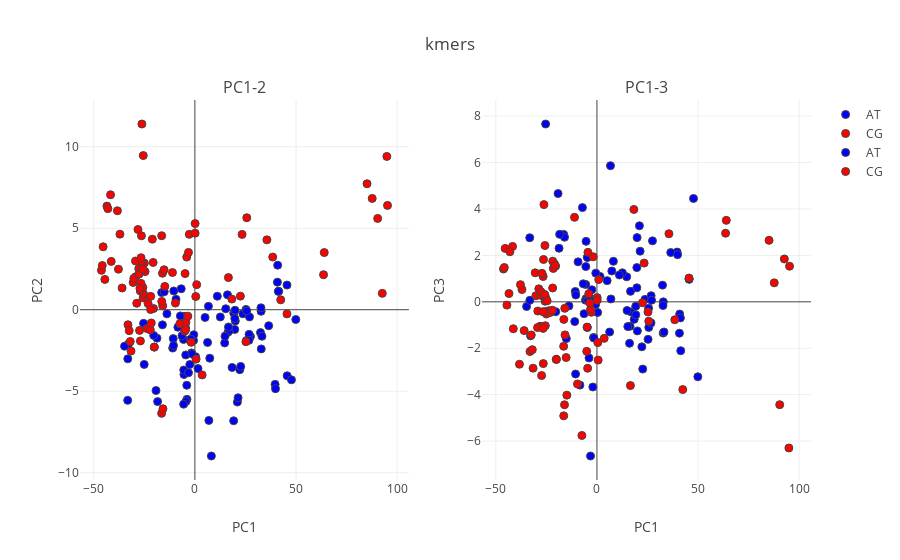

The cell this chart's notebook holds for it:
### Markdown cell above
## Analysis 

> 1. comparison of kmer frequency spectrum using PCA

### Code cell
from sklearn.decomposition import PCA
from plotly.subplots import make_subplots
from plotly import tools

n_comp= 3

pca = PCA(n_components=n_comp, whiten=False,svd_solver='randomized')
features = pca.fit_transform(count_norm_array)

var_comps= pca.explained_variance_ratio_


from sklearn.decomposition import PCA

###

mut_indices= {
    z:[x for x in range(len(mut_list)) if mut_list[x][1] in z] for z in ['AT','CG']
}

col_mut= {
    'AT': 'blue',
    'CG': 'red'
}
#
'''
mut_indices= [str(int('CG' in x)) for x in mut_list]
mut_indices= {
    z:[x for x in range(len(mut_indices)) if mut_indices[x] == z] for z in ['0','1']
}

col_mut= {
    '0': 'blue',
    '1': 'red'
}
'''
###

titles= ['PC1-2','PC1-3']
fig_subplots = tools.make_subplots(rows= 1, cols=2,
                             subplot_titles=tuple(titles))

for col in range(1,3):
    fig_data= [go.Scatter(
            x= features[mut_indices[i],0],
            y= features[mut_indices[i],col],
            mode= "markers",
            text= [mut_list[x] for x in mut_indices[i]],
            marker= {
            'color': col_mut[i],
            'line': {'width': 1},
            'size': 8,
            'symbol': 'circle',
          "opacity": 1
          },
            name= str(i)
        ) for i in list(mut_indices.keys())]
    
    for trace1 in fig_data:
        fig_subplots.append_trace(trace1, 1, col)
        
    fig_subplots.update_xaxes(title= 'PC1')

    fig_subplots.update_yaxes(title= 'PC' + str(col + 1),row=1, col=col)

layout = go.Layout(
    margin=dict(
        l=0,
        r=0,
        b=0,
        t=0
    ),
    yaxis=dict(
        title='PC2: {}'.format(round(var_comps[1],3))),
    xaxis=dict(
    title= 'PC1: {}'.format(round(var_comps[0],3)))
)


fig = go.Figure(data=fig_subplots, layout=layout)
fig['layout'].update(title= 'kmers')
iplot(fig)

### Figure 1 — Plotly figure (JSON) as saved in the notebook; plotly's stock layout.template omitted (floating-point values rounded to 4 significant figures)
{"data": [{"marker": {"color": "blue", "line": {"width": 1}, "opacity": 1, "size": 8, "symbol": "circle"}, "mode": "markers", "name": "AT", "text": ["AAA_C", "AAA_G", "AAA_T", "AAC_C", "AAC_G", "AAC_T", "AAG_C", "AAG_G", "AAG_T", "AAT_C", "AAT_G", "AAT_T", "ATA_A", "ATA_C", "ATA_G", "ATC_A", "ATC_C", "ATC_G", "ATG_A", "ATG_C", "ATG_G", "ATT_A", "ATT_C", "ATT_G", "CAA_C", "CAA_G", "CAA_T", "CAC_C", "CAC_G", "CAC_T", "CAG_C", "CAG_G", "CAG_T", "CAT_C", "CAT_G", "CAT_T", "CTA_A", "CTA_C", "CTA_G", "CTC_A", "CTC_C", "CTC_G", "CTG_A", "CTG_C", "CTG_G", "CTT_A", "CTT_C", "CTT_G", "GAA_C", "GAA_G", "GAA_T", "GAC_C", "GAC_G", "GAC_T", "GAG_C", "GAG_G", "GAG_T", "GAT_C", "GAT_G", "GAT_T", "GTA_A", "GTA_C", "GTA_G", "GTC_A", "GTC_C", "GTC_G", "GTG_A", "GTG_C", "GTG_G", "GTT_A", "GTT_C", "GTT_G", "TAA_C", "TAA_G", "TAA_T", "TAC_C", "TAC_G", "TAC_T", "TAG_C", "TAG_G", "TAG_T", "TAT_C", "TAT_G", "TAT_T", "TTA_A", "TTA_C", "TTA_G", "TTC_A", "TTC_C", "TTC_G", "TTG_A", "TTG_C", "TTG_G", "TTT_A", "TTT_C", "TTT_G"], "type": "scatter", "uid": "b4361739-5510-4956-ae60-e1bd316d6637", "x": [-5.417, 19.98, -4.602, 22.21, 14.73, 6.692, -32.84, 32.83, 16.12, 1.534, -10.98, -5.623, -13.84, 6.265, 39.65, -16.44, 12.57, 16.36, -18.74, 25.28, -3.926, -5.385, -10.71, 0.3372, -4.419, 40.93, -1.689, -6.377, 41.44, -0.6786, -33.24, 32.75, -4.751, -5.506, 23.74, -20.38, -2.521, 36.49, -19.24, -9.344, 27.47, -25.39, -4.965, 32.67, -34.79, 19.72, 32.43, -33.18, 18.41, 25.54, -10.56, 45.55, 26.79, -4.762, -25.06, 27.01, -8.42, 15.26, 11.1, -16.04, -0.5649, 16.93, 45.61, -7.177, 25.63, 49.9, -2.373, 40.81, -4.536, 7.36, 14.89, 22.66, 19.18, 19.22, 6.902, 47.76, 16.61, -2.02, -18.44, 33.17, -3.174, 39.86, 5.03, -15.15, 8.144, 19.85, 21.01, -10.45, 26.74, 21.35, -1.509, 41.28, -5.569, -6.757, 19.73, -4.017], "xaxis": "x", "y": [-3.976, -0.6914, -1.132, -3.679, -2.04, 0.2078, -2.102, -2.406, 0.913, -3.61, -2.353, -1.824, -0.255, -2.008, -4.58, 1.051, -0.445, -1.387, -1.743, 0.01748, -5.501, -0.4039, -1.773, -2.882, -5.629, 2.731, -2.65, -1.601, 1.128, -1.884, -5.561, -0.09694, -0.6228, -3.7, -0.2515, -1.578, -3.363, -0.9826, -4.958, 0.6412, -1.648, -0.8382, -0.9849, 0.1152, -2.238, -1.209, -1.406, -3.014, -3.545, -1.894, -2.202, 1.511, -1.511, -0.586, -3.357, -0.4422, -1.074, 0.05909, 0.8277, -0.9289, -1.538, -1.292, -4.053, -0.3812, -0.07568, -0.6013, -1.885, 1.691, -2.776, -2.974, -1.624, -3.481, -6.815, -0.2159, -6.792, -4.302, -1.06, -1.8, -5.638, -1.629, -3.864, -4.847, -0.4754, 1.104, -8.976, -0.03433, -5.665, 1.152, -1.875, -5.402, -2.7, 1.126, -5.797, 1.284, -0.5386, -4.635], "yaxis": "y"}, {"marker": {"color": "red", "line": {"width": 1}, "opacity": 1, "size": 8, "symbol": "circle"}, "mode": "markers", "name": "CG", "text": ["ACA_A", "ACA_G", "ACA_T", "ACC_A", "ACC_G", "ACC_T", "ACG_A", "ACG_G", "ACG_T", "ACT_A", "ACT_G", "ACT_T", "AGA_A", "AGA_C", "AGA_T", "AGC_A", "AGC_C", "AGC_T", "AGG_A", "AGG_C", "AGG_T", "AGT_A", "AGT_C", "AGT_T", "CCA_A", "CCA_G", "CCA_T", "CCC_A", "CCC_G", "CCC_T", "CCG_A", "CCG_G", "CCG_T", "CCT_A", "CCT_G", "CCT_T", "CGA_A", "CGA_C", "CGA_T", "CGC_A", "CGC_C", "CGC_T", "CGG_A", "CGG_C", "CGG_T", "CGT_A", "CGT_C", "CGT_T", "GCA_A", "GCA_G", "GCA_T", "GCC_A", "GCC_G", "GCC_T", "GCG_A", "GCG_G", "GCG_T", "GCT_A", "GCT_G", "GCT_T", "GGA_A", "GGA_C", "GGA_T", "GGC_A", "GGC_C", "GGC_T", "GGG_A", "GGG_C", "GGG_T", "GGT_A", "GGT_C", "GGT_T", "TCA_A", "TCA_G", "TCA_T", "TCC_A", "TCC_G", "TCC_T", "TCG_A", "TCG_G", "TCG_T", "TCT_A", "TCT_G", "TCT_T", "TGA_A", "TGA_C", "TGA_T", "TGC_A", "TGC_C", "TGC_T", "TGG_A", "TGG_C", "TGG_T", "TGT_A", "TGT_C", "TGT_T"], "type": "scatter", "uid": "983a4b6f-83f7-43d3-8c37-57b84c69d08f", "x": [-4.041, 25.24, -15.91, -25.62, 3.586, -20.47, 63.62, 87.69, -16.45, -11.09, -5.048, 0.4277, -29.25, -20.09, -37.07, -24.99, -14.88, -26.53, -23.76, -44.52, -2.796, 0.8852, -4.443, -9.628, 0.1101, -36.0, -28.76, -26.21, -45.38, -23.15, 90.39, -16.42, -27.37, -3.173, -46.21, -25.72, -33.1, 35.6, 42.45, -31.97, 92.68, 23.33, -26.93, -16.04, 95.25, -15.78, 85.12, 63.97, -28.14, 16.57, -25.39, -41.37, -7.434, -30.53, 25.65, 94.93, -31.59, -26.43, -15.24, -24.64, -26.98, -21.9, -41.71, -30.19, -4.605, -43.51, -22.05, -45.8, -25.53, -21.58, 0.6038, -26.6, -21.05, -3.499, -27.75, -43.04, -21.86, -27.69, 45.53, 38.49, -32.48, -38.31, -20.05, -29.38, -26.63, -1.838, -20.64, -25.83, 18.27, -26.63, -27.17, -37.81, 0.1094, -16.38, 22.5, -4.85], "xaxis": "x", "y": [3.23, -1.961, 0.2406, 0.7217, -3.998, 0.07249, 2.148, 6.828, -6.359, 2.28, -1.316, 0.8082, 2.025, -2.296, 4.635, 2.859, 1.431, 2.887, -1.153, 1.86, 4.624, 1.537, -0.7749, 0.4076, 4.699, 1.333, 0.3965, 11.39, 3.86, 0.3751, 5.599, 4.54, -1.27, 3.517, 2.415, 1.364, -0.921, 4.285, 0.6084, -1.953, 1.003, 4.621, -1.917, 2.238, 6.4, -6.08, 7.728, 3.506, 4.922, 1.971, 0.9687, 2.965, -0.8577, 1.672, 5.643, 9.404, -2.536, 4.533, 2.452, 2.337, 1.147, 0.009801, 7.052, 1.923, -1.226, 6.356, -1.239, 2.711, 9.458, -0.8131, -3.031, 2.823, 4.328, -0.3957, 2.52, 6.201, 0.8193, 2.18, -0.2558, 3.231, -1.285, 6.071, -2.29, 2.987, 1.616, -2.0, 2.901, 2.496, 0.6533, 3.188, 1.312, 2.488, 5.285, 0.5092, 0.833, 2.217], "yaxis": "y"}, {"marker": {"color": "blue", "line": {"width": 1}, "opacity": 1, "size": 8, "symbol": "circle"}, "mode": "markers", "name": "AT", "text": ["AAA_C", "AAA_G", "AAA_T", "AAC_C", "AAC_G", "AAC_T", "AAG_C", "AAG_G", "AAG_T", "AAT_C", "AAT_G", "AAT_T", "ATA_A", "ATA_C", "ATA_G", "ATC_A", "ATC_C", "ATC_G", "ATG_A", "ATG_C", "ATG_G", "ATT_A", "ATT_C", "ATT_G", "CAA_C", "CAA_G", "CAA_T", "CAC_C", "CAC_G", "CAC_T", "CAG_C", "CAG_G", "CAG_T", "CAT_C", "CAT_G", "CAT_T", "CTA_A", "CTA_C", "CTA_G", "CTC_A", "CTC_C", "CTC_G", "CTG_A", "CTG_C", "CTG_G", "CTT_A", "CTT_C", "CTT_G", "GAA_C", "GAA_G", "GAA_T", "GAC_C", "GAC_G", "GAC_T", "GAG_C", "GAG_G", "GAG_T", "GAT_C", "GAT_G", "GAT_T", "GTA_A", "GTA_C", "GTA_G", "GTC_A", "GTC_C", "GTC_G", "GTG_A", "GTG_C", "GTG_G", "GTT_A", "GTT_C", "GTT_G", "TAA_C", "TAA_G", "TAA_T", "TAC_C", "TAC_G", "TAC_T", "TAG_C", "TAG_G", "TAG_T", "TAT_C", "TAT_G", "TAT_T", "TTA_A", "TTA_C", "TTA_G", "TTC_A", "TTC_C", "TTC_G", "TTG_A", "TTG_C", "TTG_G", "TTT_A", "TTT_C", "TTT_G"], "type": "scatter", "uid": "3ff95e4d-bfa7-437e-9518-64ea47b7f285", "x": [-5.417, 19.98, -4.602, 22.21, 14.73, 6.692, -32.84, 32.83, 16.12, 1.534, -10.98, -5.623, -13.84, 6.265, 39.65, -16.44, 12.57, 16.36, -18.74, 25.28, -3.926, -5.385, -10.71, 0.3372, -4.419, 40.93, -1.689, -6.377, 41.44, -0.6786, -33.24, 32.75, -4.751, -5.506, 23.74, -20.38, -2.521, 36.49, -19.24, -9.344, 27.47, -25.39, -4.965, 32.67, -34.79, 19.72, 32.43, -33.18, 18.41, 25.54, -10.56, 45.55, 26.79, -4.762, -25.06, 27.01, -8.42, 15.26, 11.1, -16.04, -0.5649, 16.93, 45.61, -7.177, 25.63, 49.9, -2.373, 40.81, -4.536, 7.36, 14.89, 22.66, 19.18, 19.22, 6.902, 47.76, 16.61, -2.02, -18.44, 33.17, -3.174, 39.86, 5.03, -15.15, 8.144, 19.85, 21.01, -10.45, 26.74, 21.35, -1.509, 41.28, -5.569, -6.757, 19.73, -4.017], "xaxis": "x2", "y": [0.1341, -1.253, 1.937, -1.939, 1.078, 5.865, -1.464, -0.001843, -1.787, 1.094, -0.8518, 0.07229, -0.1775, -1.302, 2.144, 2.903, 1.25, -1.053, 2.308, -1.616, -2.419, 2.605, 0.445, -0.4578, 0.07218, -0.5271, -1.536, -0.5119, -2.107, -0.1188, 2.76, -1.346, 1.908, 1.52, 0.105, -0.424, 0.5202, 2.123, 4.664, 1.722, 2.626, 7.661, 0.1302, -0.16, -0.2009, 0.6032, 0.7194, 0.06518, -0.755, -0.2768, -3.111, 0.989, 0.2646, -1.108, -0.4136, 0.06734, -3.588, -1.065, 1.157, 2.785, 1.236, -0.4354, 0.9697, 4.059, -1.103, -3.228, 0.1023, -1.351, 0.07077, 1.328, -0.3734, -2.897, -0.1942, -0.5602, 0.1231, 4.453, 0.4505, -3.669, 2.907, -1.3, -6.642, 2.033, 0.9127, -1.585, 1.746, 2.767, 3.276, 0.2938, -0.9076, 2.182, -1.555, -0.6918, 0.748, 0.777, 1.474, 0.2629], "yaxis": "y2"}, {"marker": {"color": "red", "line": {"width": 1}, "opacity": 1, "size": 8, "symbol": "circle"}, "mode": "markers", "name": "CG", "text": ["ACA_A", "ACA_G", "ACA_T", "ACC_A", "ACC_G", "ACC_T", "ACG_A", "ACG_G", "ACG_T", "ACT_A", "ACT_G", "ACT_T", "AGA_A", "AGA_C", "AGA_T", "AGC_A", "AGC_C", "AGC_T", "AGG_A", "AGG_C", "AGG_T", "AGT_A", "AGT_C", "AGT_T", "CCA_A", "CCA_G", "CCA_T", "CCC_A", "CCC_G", "CCC_T", "CCG_A", "CCG_G", "CCG_T", "CCT_A", "CCT_G", "CCT_T", "CGA_A", "CGA_C", "CGA_T", "CGC_A", "CGC_C", "CGC_T", "CGG_A", "CGG_C", "CGG_T", "CGT_A", "CGT_C", "CGT_T", "GCA_A", "GCA_G", "GCA_T", "GCC_A", "GCC_G", "GCC_T", "GCG_A", "GCG_G", "GCG_T", "GCT_A", "GCT_G", "GCT_T", "GGA_A", "GGA_C", "GGA_T", "GGC_A", "GGC_C", "GGC_T", "GGG_A", "GGG_C", "GGG_T", "GGT_A", "GGT_C", "GGT_T", "TCA_A", "TCA_G", "TCA_T", "TCC_A", "TCC_G", "TCC_T", "TCG_A", "TCG_G", "TCG_T", "TCT_A", "TCT_G", "TCT_T", "TGA_A", "TGA_C", "TGA_T", "TGC_A", "TGC_C", "TGC_T", "TGG_A", "TGG_C", "TGG_T", "TGT_A", "TGT_C", "TGT_T"], "type": "scatter", "uid": "327121e5-4410-47ec-ae77-12ad8a540dee", "x": [-4.041, 25.24, -15.91, -25.62, 3.586, -20.47, 63.62, 87.69, -16.45, -11.09, -5.048, 0.4277, -29.25, -20.09, -37.07, -24.99, -14.88, -26.53, -23.76, -44.52, -2.796, 0.8852, -4.443, -9.628, 0.1101, -36.0, -28.76, -26.21, -45.38, -23.15, 90.39, -16.42, -27.37, -3.173, -46.21, -25.72, -33.1, 35.6, 42.45, -31.97, 92.68, 23.33, -26.93, -16.04, 95.25, -15.78, 85.12, 63.97, -28.14, 16.57, -25.39, -41.37, -7.434, -30.53, 25.65, 94.93, -31.59, -26.43, -15.24, -24.64, -26.98, -21.9, -41.71, -30.19, -4.605, -43.51, -22.05, -45.8, -25.53, -21.58, 0.6038, -26.6, -21.05, -3.499, -27.75, -43.04, -21.86, -27.69, 45.53, 38.49, -32.48, -38.31, -20.05, -29.38, -26.63, -1.838, -20.64, -25.83, 18.27, -26.63, -27.17, -37.81, 0.1094, -16.38, 22.5, -4.85], "xaxis": "x2", "y": [0.3472, -0.4357, -0.2804, 0.02419, -1.574, 1.537, 2.955, 0.8167, -1.916, 3.64, -2.135, -1.757, -0.3972, -2.479, 0.5284, -0.5245, -4.02, -2.662, -0.3839, -0.1419, -0.4515, 0.9587, 2.132, -3.539, 0.1811, -1.24, 0.56, 4.188, 2.303, -0.461, -4.433, -4.912, -3.177, -0.3219, 1.413, 2.425, -2.141, 2.933, -3.78, -2.061, 1.847, 1.668, -1.062, -4.436, 1.533, -1.425, 2.65, 3.51, -1.057, -3.607, 0.1907, -1.159, -5.758, 1.25, -0.8341, -6.297, -2.86, 1.824, -2.4, 0.04508, 0.26, 0.5971, 2.387, 0.2609, -2.862, 0.3557, -0.3636, 1.478, -1.031, 1.438, -2.51, 1.09, 1.639, -0.04788, 0.2822, 2.158, 1.752, 0.4351, 1.025, -0.7717, -1.428, -2.688, -2.48, -1.11, -1.144, 1.941, 1.57, 0.3174, 3.98, -0.4261, 1.226, 0.7403, 0.07058, -0.7584, -0.04007, -1.086], "yaxis": "y2"}], "layout": {"annotations": [{"font": {"size": 16}, "showarrow": false, "text": "PC1-2", "x": 0.225, "xanchor": "center", "xref": "paper", "y": 1, "yanchor": "bottom", "yref": "paper"}, {"font": {"size": 16}, "showarrow": false, "text": "PC1-3", "x": 0.775, "xanchor": "center", "xref": "paper", "y": 1, "yanchor": "bottom", "yref": "paper"}], "title": {"text": "kmers"}, "xaxis": {"anchor": "y", "domain": [0, 0.45], "title": {"text": "PC1"}}, "xaxis2": {"anchor": "y2", "domain": [0.55, 1], "title": {"text": "PC1"}}, "yaxis": {"anchor": "x", "domain": [0, 1], "title": {"text": "PC2"}}, "yaxis2": {"anchor": "x2", "domain": [0, 1], "title": {"text": "PC3"}}}}
